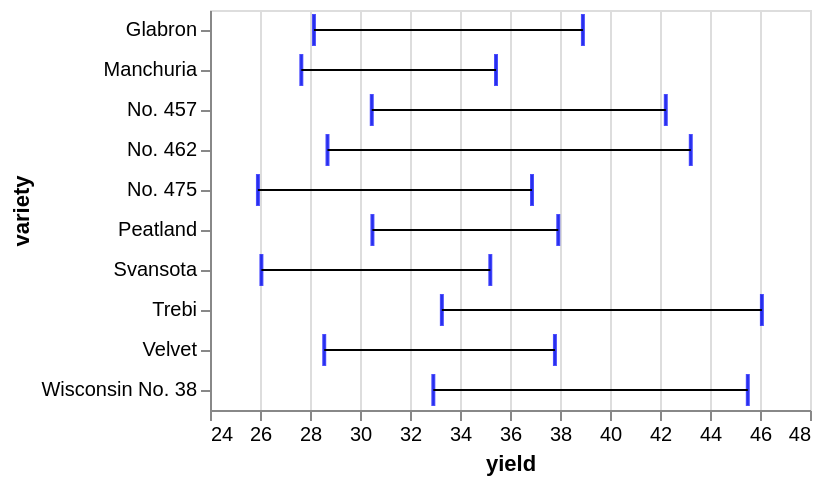

Vega-Lite specification stored for this chart:
### Vega-Lite specification from a JSON file in a GitHub repository (floating-point values rounded to 4 significant figures)
{"$schema": "https://vega.github.io/schema/vega-lite/v5.json", "data": {"values": [{"yield": 27, "variety": "Manchuria", "year": 1931, "site": "University Farm"}, {"yield": 48.87, "variety": "Manchuria", "year": 1931, "site": "Waseca"}, {"yield": 27.43, "variety": "Manchuria", "year": 1931, "site": "Morris"}, {"yield": 39.93, "variety": "Manchuria", "year": 1931, "site": "Crookston"}, {"yield": 32.97, "variety": "Manchuria", "year": 1931, "site": "Grand Rapids"}, {"yield": 28.97, "variety": "Manchuria", "year": 1931, "site": "Duluth"}, {"yield": 43.07, "variety": "Glabron", "year": 1931, "site": "University Farm"}, {"yield": 55.2, "variety": "Glabron", "year": 1931, "site": "Waseca"}, {"yield": 28.77, "variety": "Glabron", "year": 1931, "site": "Morris"}, {"yield": 38.13, "variety": "Glabron", "year": 1931, "site": "Crookston"}, {"yield": 29.13, "variety": "Glabron", "year": 1931, "site": "Grand Rapids"}, {"yield": 29.67, "variety": "Glabron", "year": 1931, "site": "Duluth"}, {"yield": 35.13, "variety": "Svansota", "year": 1931, "site": "University Farm"}, {"yield": 47.33, "variety": "Svansota", "year": 1931, "site": "Waseca"}, {"yield": 25.77, "variety": "Svansota", "year": 1931, "site": "Morris"}, {"yield": 40.47, "variety": "Svansota", "year": 1931, "site": "Crookston"}, {"yield": 29.67, "variety": "Svansota", "year": 1931, "site": "Grand Rapids"}, {"yield": 25.7, "variety": "Svansota", "year": 1931, "site": "Duluth"}, {"yield": 39.9, "variety": "Velvet", "year": 1931, "site": "University Farm"}, {"yield": 50.23, "variety": "Velvet", "year": 1931, "site": "Waseca"}, {"yield": 26.13, "variety": "Velvet", "year": 1931, "site": "Morris"}, {"yield": 41.33, "variety": "Velvet", "year": 1931, "site": "Crookston"}, {"yield": 23.03, "variety": "Velvet", "year": 1931, "site": "Grand Rapids"}, {"yield": 26.3, "variety": "Velvet", "year": 1931, "site": "Duluth"}, {"yield": 36.57, "variety": "Trebi", "year": 1931, "site": "University Farm"}, {"yield": 63.83, "variety": "Trebi", "year": 1931, "site": "Waseca"}, {"yield": 43.77, "variety": "Trebi", "year": 1931, "site": "Morris"}, {"yield": 46.93, "variety": "Trebi", "year": 1931, "site": "Crookston"}, {"yield": 29.77, "variety": "Trebi", "year": 1931, "site": "Grand Rapids"}, {"yield": 33.93, "variety": "Trebi", "year": 1931, "site": "Duluth"}, {"yield": 43.27, "variety": "No. 457", "year": 1931, "site": "University Farm"}, {"yield": 58.1, "variety": "No. 457", "year": 1931, "site": "Waseca"}, {"yield": 28.7, "variety": "No. 457", "year": 1931, "site": "Morris"}, {"yield": 45.67, "variety": "No. 457", "year": 1931, "site": "Crookston"}, {"yield": 32.17, "variety": "No. 457", "year": 1931, "site": "Grand Rapids"}, {"yield": 33.6, "variety": "No. 457", "year": 1931, "site": "Duluth"}, {"yield": 36.6, "variety": "No. 462", "year": 1931, "site": "University Farm"}, {"yield": 65.77, "variety": "No. 462", "year": 1931, "site": "Waseca"}, {"yield": 30.37, "variety": "No. 462", "year": 1931, "site": "Morris"}, {"yield": 48.57, "variety": "No. 462", "year": 1931, "site": "Crookston"}, {"yield": 24.93, "variety": "No. 462", "year": 1931, "site": "Grand Rapids"}, {"yield": 28.1, "variety": "No. 462", "year": 1931, "site": "Duluth"}, {"yield": 32.77, "variety": "Peatland", "year": 1931, "site": "University Farm"}, {"yield": 48.57, "variety": "Peatland", "year": 1931, "site": "Waseca"}, {"yield": 29.87, "variety": "Peatland", "year": 1931, "site": "Morris"}, {"yield": 41.6, "variety": "Peatland", "year": 1931, "site": "Crookston"}, {"yield": 34.7, "variety": "Peatland", "year": 1931, "site": "Grand Rapids"}, {"yield": 32, "variety": "Peatland", "year": 1931, "site": "Duluth"}, {"yield": 24.67, "variety": "No. 475", "year": 1931, "site": "University Farm"}, {"yield": 46.77, "variety": "No. 475", "year": 1931, "site": "Waseca"}, {"yield": 22.6, "variety": "No. 475", "year": 1931, "site": "Morris"}, {"yield": 44.1, "variety": "No. 475", "year": 1931, "site": "Crookston"}, {"yield": 19.7, "variety": "No. 475", "year": 1931, "site": "Grand Rapids"}, {"yield": 33.07, "variety": "No. 475", "year": 1931, "site": "Duluth"}, {"yield": 39.3, "variety": "Wisconsin No. 38", "year": 1931, "site": "University Farm"}, {"yield": 58.8, "variety": "Wisconsin No. 38", "year": 1931, "site": "Waseca"}, {"yield": 29.47, "variety": "Wisconsin No. 38", "year": 1931, "site": "Morris"}, {"yield": 49.87, "variety": "Wisconsin No. 38", "year": 1931, "site": "Crookston"}, {"yield": 34.47, "variety": "Wisconsin No. 38", "year": 1931, "site": "Grand Rapids"}, {"yield": 31.6, "variety": "Wisconsin No. 38", "year": 1931, "site": "Duluth"}, {"yield": 26.9, "variety": "Manchuria", "year": 1932, "site": "University Farm"}, {"yield": 33.47, "variety": "Manchuria", "year": 1932, "site": "Waseca"}, {"yield": 34.37, "variety": "Manchuria", "year": 1932, "site": "Morris"}, {"yield": 32.97, "variety": "Manchuria", "year": 1932, "site": "Crookston"}, {"yield": 22.13, "variety": "Manchuria", "year": 1932, "site": "Grand Rapids"}, {"yield": 22.57, "variety": "Manchuria", "year": 1932, "site": "Duluth"}, {"yield": 36.8, "variety": "Glabron", "year": 1932, "site": "University Farm"}, {"yield": 37.73, "variety": "Glabron", "year": 1932, "site": "Waseca"}, {"yield": 35.13, "variety": "Glabron", "year": 1932, "site": "Morris"}, {"yield": 26.17, "variety": "Glabron", "year": 1932, "site": "Crookston"}, {"yield": 14.43, "variety": "Glabron", "year": 1932, "site": "Grand Rapids"}, {"yield": 25.87, "variety": "Glabron", "year": 1932, "site": "Duluth"}, {"yield": 27.43, "variety": "Svansota", "year": 1932, "site": "University Farm"}, {"yield": 38.5, "variety": "Svansota", "year": 1932, "site": "Waseca"}, {"yield": 35.03, "variety": "Svansota", "year": 1932, "site": "Morris"}, {"yield": 20.63, "variety": "Svansota", "year": 1932, "site": "Crookston"}, {"yield": 16.63, "variety": "Svansota", "year": 1932, "site": "Grand Rapids"}, {"yield": 22.23, "variety": "Svansota", "year": 1932, "site": "Duluth"}, {"yield": 26.8, "variety": "Velvet", "year": 1932, "site": "University Farm"}, {"yield": 37.4, "variety": "Velvet", "year": 1932, "site": "Waseca"}, {"yield": 38.83, "variety": "Velvet", "year": 1932, "site": "Morris"}, {"yield": 32.07, "variety": "Velvet", "year": 1932, "site": "Crookston"}, {"yield": 32.23, "variety": "Velvet", "year": 1932, "site": "Grand Rapids"}, {"yield": 22.47, "variety": "Velvet", "year": 1932, "site": "Duluth"}, {"yield": 29.07, "variety": "Trebi", "year": 1932, "site": "University Farm"}, {"yield": 49.23, "variety": "Trebi", "year": 1932, "site": "Waseca"}, {"yield": 46.63, "variety": "Trebi", "year": 1932, "site": "Morris"}, {"yield": 41.83, "variety": "Trebi", "year": 1932, "site": "Crookston"}, {"yield": 20.63, "variety": "Trebi", "year": 1932, "site": "Grand Rapids"}, {"yield": 30.6, "variety": "Trebi", "year": 1932, "site": "Duluth"}, {"yield": 26.43, "variety": "No. 457", "year": 1932, "site": "University Farm"}, {"yield": 42.2, "variety": "No. 457", "year": 1932, "site": "Waseca"}, {"yield": 43.53, "variety": "No. 457", "year": 1932, "site": "Morris"}, {"yield": 34.33, "variety": "No. 457", "year": 1932, "site": "Crookston"}, {"yield": 19.47, "variety": "No. 457", "year": 1932, "site": "Grand Rapids"}, {"yield": 22.7, "variety": "No. 457", "year": 1932, "site": "Duluth"}, {"yield": 25.57, "variety": "No. 462", "year": 1932, "site": "University Farm"}, {"yield": 44.7, "variety": "No. 462", "year": 1932, "site": "Waseca"}, {"yield": 47, "variety": "No. 462", "year": 1932, "site": "Morris"}, {"yield": 30.53, "variety": "No. 462", "year": 1932, "site": "Crookston"}, {"yield": 19.9, "variety": "No. 462", "year": 1932, "site": "Grand Rapids"}, {"yield": 22.5, "variety": "No. 462", "year": 1932, "site": "Duluth"}, {"yield": 28.07, "variety": "Peatland", "year": 1932, "site": "University Farm"}, {"yield": 36.03, "variety": "Peatland", "year": 1932, "site": "Waseca"}, {"yield": 43.2, "variety": "Peatland", "year": 1932, "site": "Morris"}, {"yield": 25.23, "variety": "Peatland", "year": 1932, "site": "Crookston"}, {"yield": 26.77, "variety": "Peatland", "year": 1932, "site": "Grand Rapids"}, {"yield": 31.37, "variety": "Peatland", "year": 1932, "site": "Duluth"}, {"yield": 30, "variety": "No. 475", "year": 1932, "site": "University Farm"}, {"yield": 41.27, "variety": "No. 475", "year": 1932, "site": "Waseca"}, {"yield": 44.23, "variety": "No. 475", "year": 1932, "site": "Morris"}, {"yield": 32.13, "variety": "No. 475", "year": 1932, "site": "Crookston"}, {"yield": 15.23, "variety": "No. 475", "year": 1932, "site": "Grand Rapids"}, {"yield": 27.37, "variety": "No. 475", "year": 1932, "site": "Duluth"}, {"yield": 38, "variety": "Wisconsin No. 38", "year": 1932, "site": "University Farm"}, {"yield": 58.17, "variety": "Wisconsin No. 38", "year": 1932, "site": "Waseca"}, {"yield": 47.17, "variety": "Wisconsin No. 38", "year": 1932, "site": "Morris"}, {"yield": 35.9, "variety": "Wisconsin No. 38", "year": 1932, "site": "Crookston"}, {"yield": 20.67, "variety": "Wisconsin No. 38", "year": 1932, "site": "Grand Rapids"}, {"yield": 29.33, "variety": "Wisconsin No. 38", "year": 1932, "site": "Duluth"}]}, "encoding": {"x": {"field": "yield", "scale": {"zero": false}, "type": "quantitative"}, "y": {"field": "variety", "type": "ordinal"}}, "mark": {"extent": "ci", "ticks": {"stroke": "blue"}, "type": "errorbar"}}
